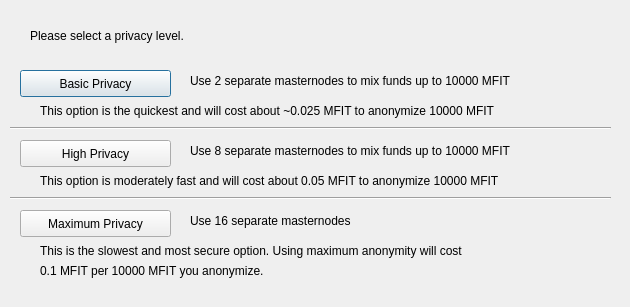
<?xml version="1.0" encoding="UTF-8"?>
<ui version="4.0">
 <class>PrivateSendConfig</class>
 <widget class="QDialog" name="PrivateSendConfig">
  <property name="geometry">
   <rect>
    <x>0</x>
    <y>0</y>
    <width>630</width>
    <height>307</height>
   </rect>
  </property>
  <property name="windowTitle">
   <string>Configure PrivateSend</string>
  </property>
  <widget class="QPushButton" name="buttonBasic">
   <property name="geometry">
    <rect>
     <x>20</x>
     <y>70</y>
     <width>151</width>
     <height>27</height>
    </rect>
   </property>
   <property name="text">
    <string>Basic Privacy</string>
   </property>
  </widget>
  <widget class="QPushButton" name="buttonHigh">
   <property name="geometry">
    <rect>
     <x>20</x>
     <y>140</y>
     <width>151</width>
     <height>27</height>
    </rect>
   </property>
   <property name="text">
    <string>High Privacy</string>
   </property>
  </widget>
  <widget class="QPushButton" name="buttonMax">
   <property name="geometry">
    <rect>
     <x>20</x>
     <y>210</y>
     <width>151</width>
     <height>27</height>
    </rect>
   </property>
   <property name="text">
    <string>Maximum Privacy</string>
   </property>
  </widget>
  <widget class="QLabel" name="label">
   <property name="geometry">
    <rect>
     <x>30</x>
     <y>20</y>
     <width>571</width>
     <height>31</height>
    </rect>
   </property>
   <property name="text">
    <string>Please select a privacy level.</string>
   </property>
  </widget>
  <widget class="QLabel" name="label_2">
   <property name="geometry">
    <rect>
     <x>190</x>
     <y>70</y>
     <width>421</width>
     <height>21</height>
    </rect>
   </property>
   <property name="text">
    <string>Use 2 separate masternodes to mix funds up to 10000 MFIT</string>
   </property>
  </widget>
  <widget class="QLabel" name="label_3">
   <property name="geometry">
    <rect>
     <x>190</x>
     <y>140</y>
     <width>411</width>
     <height>21</height>
    </rect>
   </property>
   <property name="text">
    <string>Use 8 separate masternodes to mix funds up to 10000 MFIT</string>
   </property>
  </widget>
  <widget class="QLabel" name="label_4">
   <property name="geometry">
    <rect>
     <x>190</x>
     <y>210</y>
     <width>421</width>
     <height>21</height>
    </rect>
   </property>
   <property name="text">
    <string>Use 16 separate masternodes</string>
   </property>
  </widget>
  <widget class="QLabel" name="label_6">
   <property name="geometry">
    <rect>
     <x>40</x>
     <y>100</y>
     <width>561</width>
     <height>21</height>
    </rect>
   </property>
   <property name="text">
    <string>This option is the quickest and will cost about ~0.025 MFIT to anonymize 10000 MFIT</string>
   </property>
  </widget>
  <widget class="QLabel" name="label_7">
   <property name="geometry">
    <rect>
     <x>40</x>
     <y>170</y>
     <width>561</width>
     <height>21</height>
    </rect>
   </property>
   <property name="text">
    <string>This option is moderately fast and will cost about 0.05 MFIT to anonymize 10000 MFIT</string>
   </property>
  </widget>
  <widget class="QLabel" name="label_8">
   <property name="geometry">
    <rect>
     <x>40</x>
     <y>240</y>
     <width>561</width>
     <height>21</height>
    </rect>
   </property>
   <property name="text">
    <string>This is the slowest and most secure option. Using maximum anonymity will cost</string>
   </property>
  </widget>
  <widget class="QLabel" name="label_9">
   <property name="geometry">
    <rect>
     <x>40</x>
     <y>260</y>
     <width>561</width>
     <height>21</height>
    </rect>
   </property>
   <property name="text">
    <string>0.1 MFIT per 10000 MFIT you anonymize.</string>
   </property>
  </widget>
  <widget class="Line" name="line">
   <property name="geometry">
    <rect>
     <x>10</x>
     <y>120</y>
     <width>601</width>
     <height>16</height>
    </rect>
   </property>
   <property name="orientation">
    <enum>Qt::Horizontal</enum>
   </property>
  </widget>
  <widget class="Line" name="line_2">
   <property name="geometry">
    <rect>
     <x>10</x>
     <y>190</y>
     <width>601</width>
     <height>16</height>
    </rect>
   </property>
   <property name="orientation">
    <enum>Qt::Horizontal</enum>
   </property>
  </widget>
 </widget>
 <resources/>
 <connections/>
</ui>
